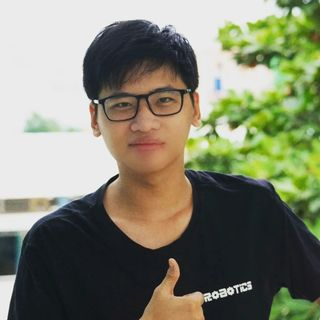
#> input picture Images/321654.png, 320 x 320 px; its folder holds 4 pictures in this run
$ python resize_images.py   (older library calls are emulated)
#> lines starting #> are read from the running program, lines starting #| are printed output that depends on the picture
import os
from PIL import Image

IMAGE_SIZE = 216
def resize_image(image_path):
    try:
        img = Image.open(image_path)
        img = img.resize((IMAGE_SIZE, IMAGE_SIZE), Image.ANTIALIAS)
        img.save(image_path)
        print(f"Resized: {image_path}")
    except Exception as e:
        print(f"Error resizing {image_path}: {e}")

folder_path = "Images"

if os.path.exists(folder_path):
    for filename in os.listdir(folder_path):
        if filename.endswith(".jpg") or filename.endswith(".png") or filename.endswith(".jpeg"):
            image_path = os.path.join(folder_path, filename)
            try:
                img = Image.open(image_path)
#> img is the input picture: PIL image 320x320 RGB; mean R, G, B 128.8, 130.5, 110
                width, height = img.size
#> width = 320; height = 320
                if width != IMAGE_SIZE or height != IMAGE_SIZE:
                    resize_image(image_path)
#> in resize_image, `img = img.resize((IMAGE_SIZE, IMAGE_SIZE), Image.ANTIALIAS)`:
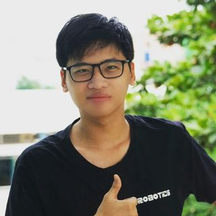
#> img: PIL image 216x216 RGB; mean R, G, B 128.8, 130.5, 110
                else:
                    print(f"Ignored (Already 216x216): {image_path}")
            except Exception as e:
                print(f"Error processing {image_path}: {e}")
else:
    print("Images folder not found.")
